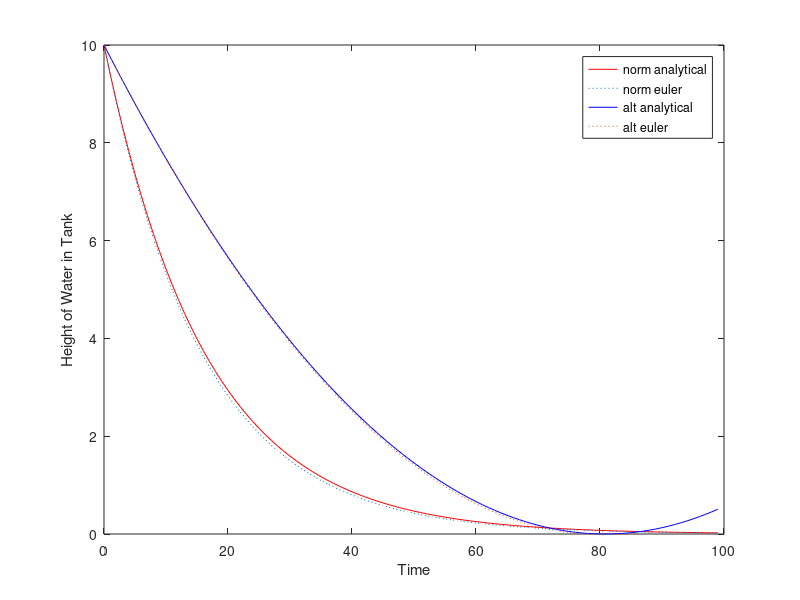

The MATLAB script that drew this image:
clear all

t_end = 100; % mins
dt = 1; % incre mins
h0 = 10; % init height
h(1,1) = h0; 
h(2,1) = h0; % row 2: altered to negate viscosity influence
t(1) = 0;

rho = 1000; % Density of fluid
mu = 0.001; % viscosity of fluid
g = 9.8; 
A = 1; % Cross-sec area of tank
L = 1; % Length of drainage pipe
D = 0.5; % Diameter of pipe
k = 1e7; % Analysis constant
k_alt = 1e2; % Analysis constant of altered diffeq

tau = rho*g*D^4/k/L/mu/A;
tau_alt = 1/A*sqrt(g*D^4/k_alt); 


% Euler's method %%%%%%%%%%%%%%%%%%%%%%%%%%%%%%%%%%%%%%%%%%%%%%%%%%%%%
for i = 2:t_end/dt
    dhdt(1) = -tau*h(1,i-1);
    dhdt(2) = -tau_alt*sqrt(h(2,i-1));
    for j = 1:2
        h(j,i) = h(j,i-1) + dhdt(j)*dt;
    end
    t(i) = t(i-1)+dt;
end


% Analytical method %%%%%%%%%%%%%%%%%%%%%%%%%%%%%%%%%%%%%%%%%%%%%%%
hA(1,:) = h0 .* exp(-tau.*t);
hA(2,:) = (sqrt(h0)-tau_alt.*t./2).^2;


% Plotting %%%%%%%%%%%%%%%%%%%%%%%%%%%%%%%%%%%%%%%%%%%%%%%%%%%%%%%%%

lspec = ['r' ':' ; 'b' ':'];
for i = 1:2
    plot(t, hA(i,:), lspec(i,1), t, h(i,:), lspec(i,2) );
    hold on
end

xlabel('Time')
ylabel('Height of Water in Tank')
legend('norm analytical','norm euler','alt analytical',  'alt euler')
ylim([0 h0])
hold off




